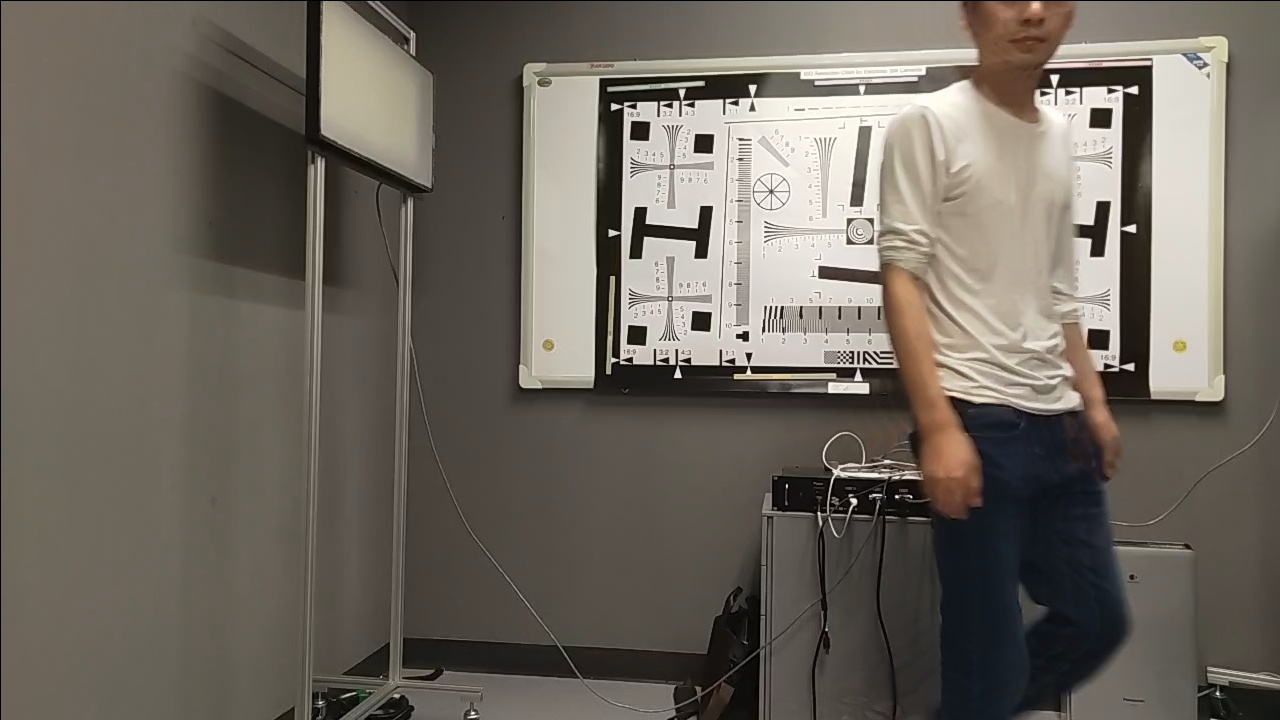
#> input picture stitching/left.jpg, 1280 x 720 px, found by its file name
$ python translate_img_optical_center.py
#> lines starting #> are read from the running program, lines starting #| are printed output that depends on the picture
import cv2
import numpy as np

def getCorrectionImage(img, src_points, dst_point, width, height):
    matrix          = cv2.getPerspectiveTransform(src_points, dst_point)
    width,height    = img.shape[0:2]
    return cv2.warpPerspective(img, matrix, (height * 2, width * 2))

if __name__ == '__main__':
    img             = cv2.imread('left.jpg')
#> img is the input picture: shape (720, 1280, 3); mean B, G, R 93.9, 102.9, 109.3
    width, height   = img.shape[0:2]
#> width = 720; height = 1280
    src_points      = np.array([[0,0], [width-1, 0], [0, height-1], [width-1, height-1]], np.float32)
    #src_points      = np.array([[0,0], [height - 1, 0], [height-1, width-1], [0, width -1], np.float32)

    x_offset = -600
    y_offset = x_offset * 4 / 3;
    dst_points      = np.array([[x_offset, y_offset], [width-1, 0], [x_offset, height-1 -y_offset], [width-1, height-1]], np.float32)
    #dst_points      = np.array([y_offset, x_offset, [height -1 - y_offset,  x_offset
    new_img         = getCorrectionImage(img, src_points, dst_points, width - 2* x_offset, height - 2 * y_offset);
#> in getCorrectionImage, `return cv2.warpPerspective(img, matrix, (height * 2, width * 2))`:
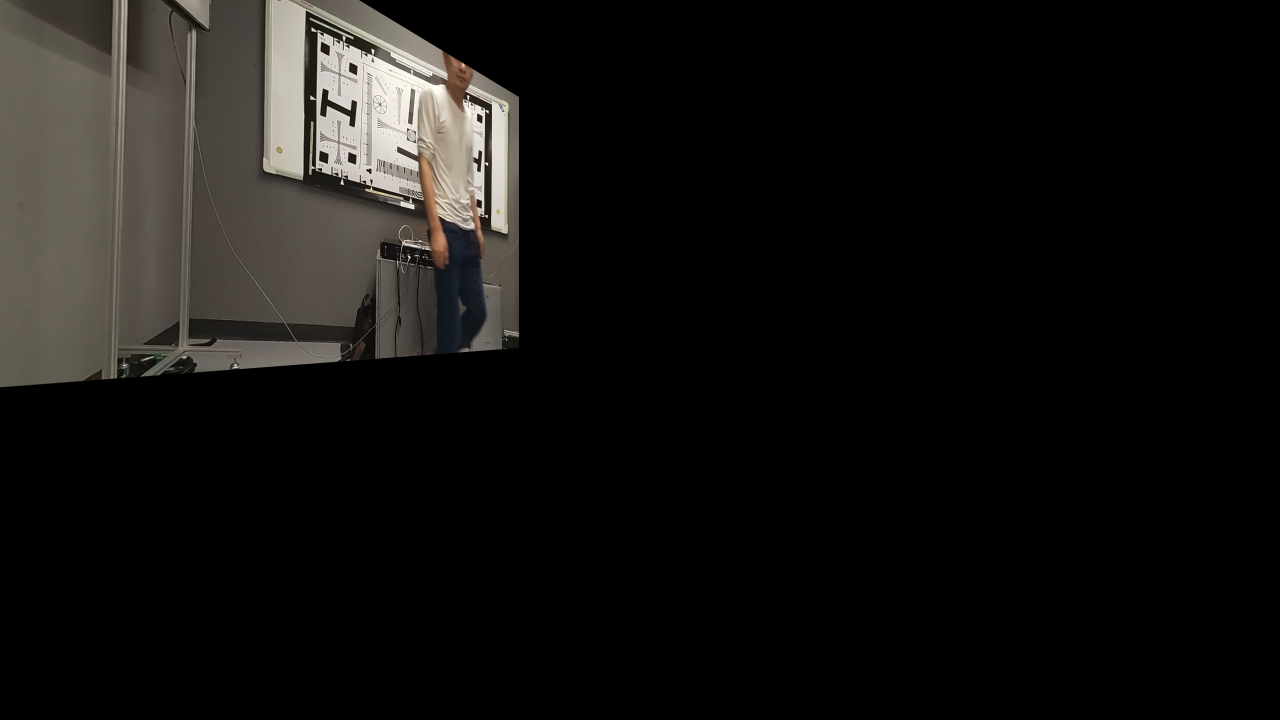
#> returned value: shape (1440, 2560, 3) (shown at 1/2 size); mean of channels 0, 1, 2 17.5, 19.2, 20.4; drawn as B, G, R
    print(len(new_img), len(new_img[0]))
#| 1440 2560

    rows, cols = np.where(new_img[:,:,0] !=0)
    min_row, max_row = min(rows), max(rows) +1
#> min_row = 0; max_row = 775
    min_col, max_col = min(cols), max(cols) +1
#> min_col = 0; max_col = 1038
    result = new_img[min_row:max_row,min_col:max_col,:]#去除黑色无用部分
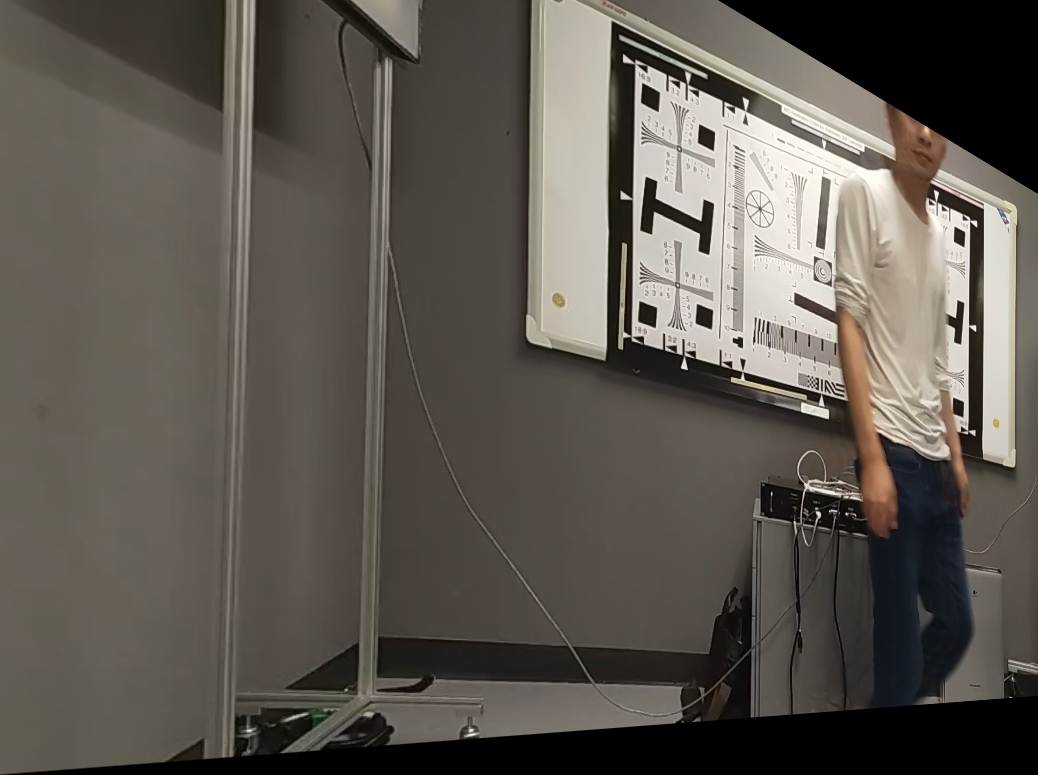
#> result: shape (775, 1038, 3); mean B, G, R 80.2, 88.1, 93.5


    cv2.imwrite('left1.jpg', result)

$ run again, with stitching/right.jpg copied over stitching/left.jpg
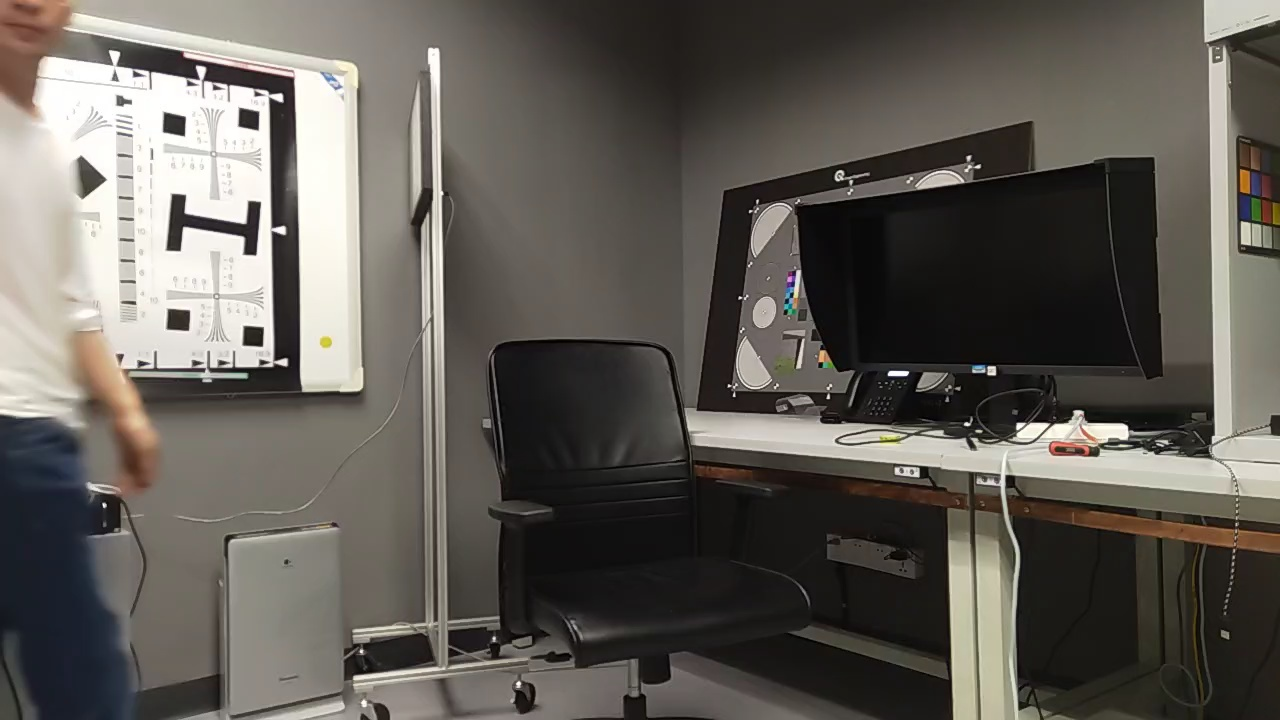
#> input picture stitching/right.jpg, 1280 x 720 px, found by its file name
#> img is the input picture: shape (720, 1280, 3); mean B, G, R 86.7, 92.8, 96.9
#> in getCorrectionImage, `return cv2.warpPerspective(img, matrix, (height * 2, width * 2))`:
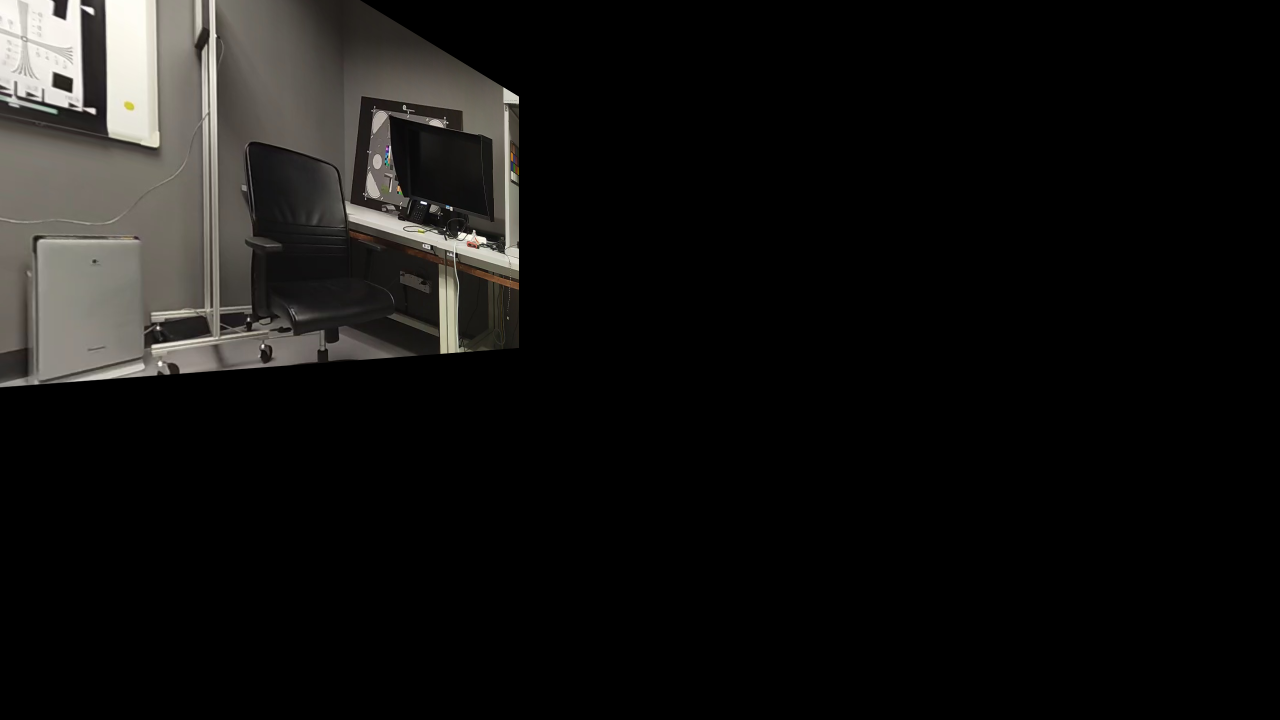
#> returned value: shape (1440, 2560, 3) (shown at 1/2 size); mean of channels 0, 1, 2 17.6, 18.9, 19.7; drawn as B, G, R
#| 1440 2560
#> min_row = 0; max_row = 775
#> min_col = 0; max_col = 1038
#> `result = new_img[min_row:max_row,min_col:max_col,:]#去除黑色无用部分`:
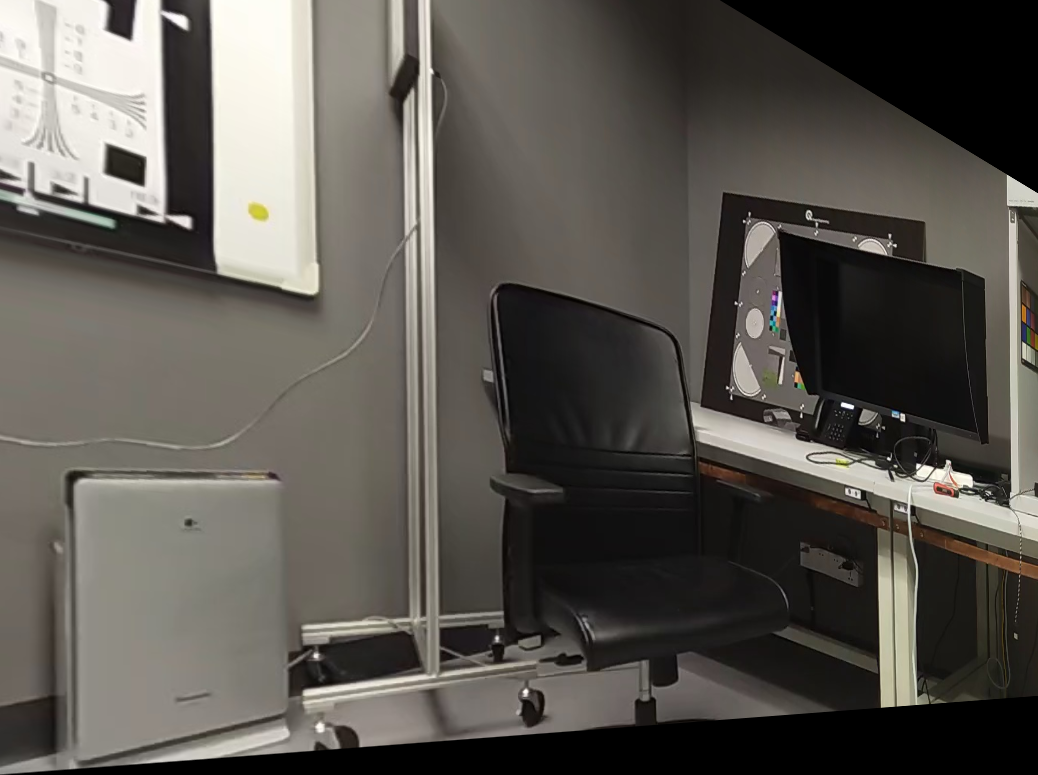
#> result: shape (775, 1038, 3); mean B, G, R 80.7, 86.6, 90.2
